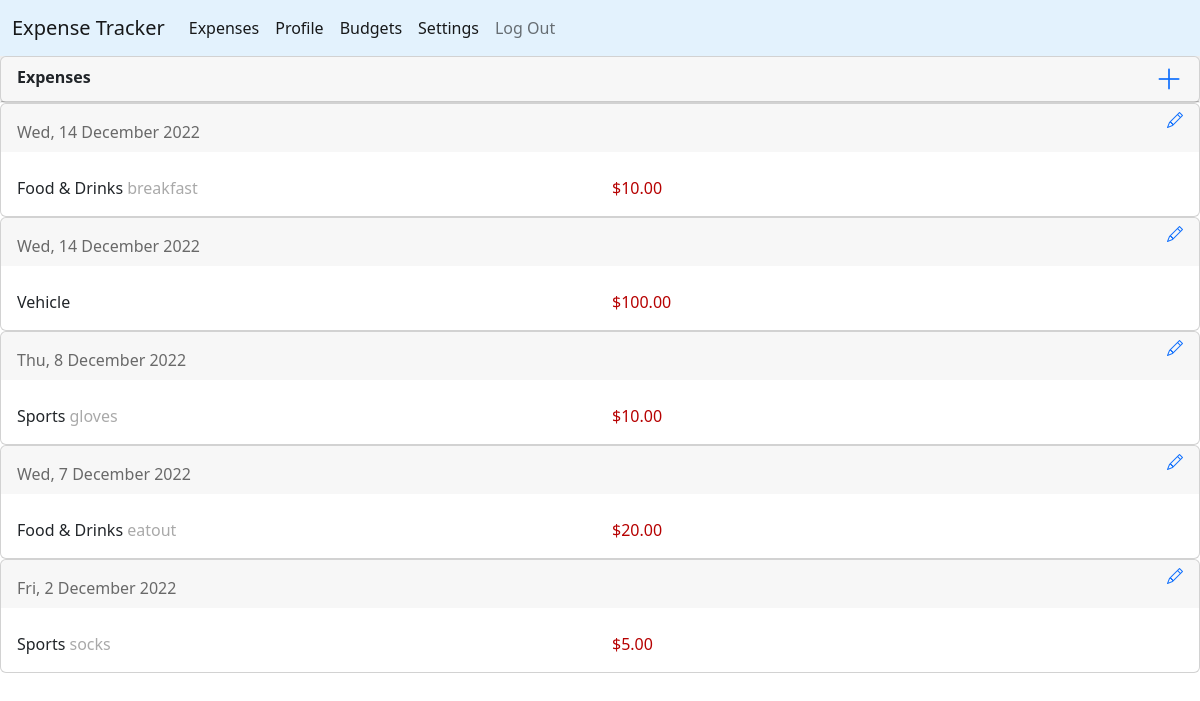
The page / (signed in) on the database its author committed.
### expense_tracker/models.py (models this page shows)
class Expense(models.Model):
    user = models.ForeignKey(User, on_delete=models.CASCADE)
    category =  models.ForeignKey(Category, on_delete=models.CASCADE, null=True)
    amount = models.DecimalField(max_digits=10, decimal_places=2, null=True)
    date = models.DateTimeField()
    notes = models.CharField(max_length=500, null=True, blank=True)

### expense_tracker/views.py (the view)
# urls.py: path("", views.index, name="index"),
def index(request):
    if request.user.is_authenticated:
        budget_dates = get_expense_budget_period(request.user)
        expenses = Expense.objects.filter(user = request.user, date__gte=budget_dates["start_date"], date__lte=budget_dates["end_date"]).order_by('-date')
        expenses_list = []
        for expense in expenses:
            expense = {
                'id': expense.id,
                'date': expense.date.strftime("%a, %-d %B %Y"),
                'amount': expense.amount,
                'category': expense.category.get_category_display(),
                'notes': expense.notes,
            }
            expenses_list.append(expense)
        return render(request, "index.html", {
            "expenses": expenses_list,
            "length": len(expenses_list)
        })
    else:
        return HttpResponseRedirect(reverse("login"))

### expense_tracker/views.py (called while the page is built)
def get_expense_budget_period(user):
    settings = Settings.objects.filter(user=user).first()
    today = date.today()
    year = today.year
    month = today.month
    reset_date = date(year, month, settings.reset_day)
    if today < reset_date:
        start_date = reset_date - timedelta(mdays[reset_date.month]) + timedelta(days=1)
        end_date = reset_date - timedelta(days=1)
    else:
        start_date = reset_date
        end_date = start_date + timedelta(mdays[reset_date.month]) - timedelta(days=1)
    return {
        "start_date": start_date,
        "end_date": end_date,
    }

### expense_tracker/templates/index.html
{% extends "layout.html" %}
{% load static %}
{% block body %}
<section style="background-color: #eee;">
  <div class="card">
      <div class="card-header" >
          <div class="d-flex ">
              <div class="w-50 d-flex justify-content-start">
                  <strong>Expenses</strong>
              </div>
              <div class="w-50 d-flex justify-content-end">
                <a class="fw-bolder fs-3" href="{% url 'add_expense' %}"><i class="bi bi-plus-lg"></i></a>
              </div>
          </div>
      </div>
  </div>
</section>
{% if length != 0 %}
  {% for expense in expenses %}
    <div class="card" >
        <div class="card-header" style="border-bottom: dodgerblue;">
          <div class="d-flex ">
            <div class="w-50 mt-2 d-flex justify-content-start">
              <p class="mb-0 expense-date">{{expense.date}}</p>
            </div>
            <div class="w-50 d-flex justify-content-end">
              <a class="fw-bolder " href="add_expense?id={{expense.id}}  "><i class="bi bi-pencil" ></i></a>
            </div>
          </div>
        </div>
        <div class="card-body">
          <div class="row mt-2">
            <div class="col-sm-6 expense-category">
              <label>{{expense.category}} <span class="expense-notes">{{expense.notes}}</span></label>
            </div>
            <div class="col-sm-4">
              <p class="mb-0 expense-amount">${{expense.amount}}</p>
            </div>
            </div>
        </div>
    </div>
  {% endfor %}
{% else %}
<div class="card text-center" >
  <div class="card-body text-center">
  <h4 class="card-text" style="color: darkgreen;" >Add Expenses Here</h4>
  </div>
</div>
{% endif %}
{% endblock %}

### expense_tracker/static/styles.css (style rules this page uses)
.expense-notes { color: darkgray; }
.expense-amount { color: #b60101; font-weight: 500; }
.expense-category { font-family: system-ui; font-weight: 500; }
.expense-date { color: dimgray; font-style: initial; }

### rows shown on the page
Expense: notes "breakfast", amount "10.00"
Expense: amount "100.00"
Expense: notes "gloves", amount "10.00"
Expense: notes "eatout", amount "20.00"
Expense: notes "socks", amount "5.00"

### other values the page prints
{{ expense.date }} "Wed, 14 December 2022" "Wed, 14 December 2022" "Thu, 8 December 2022" "Wed, 7 December 2022" "Fri, 2 December 2022"
{{ expense.category }} "Food & Drinks" "Vehicle" "Sports" "Food & Drinks" "Sports"
